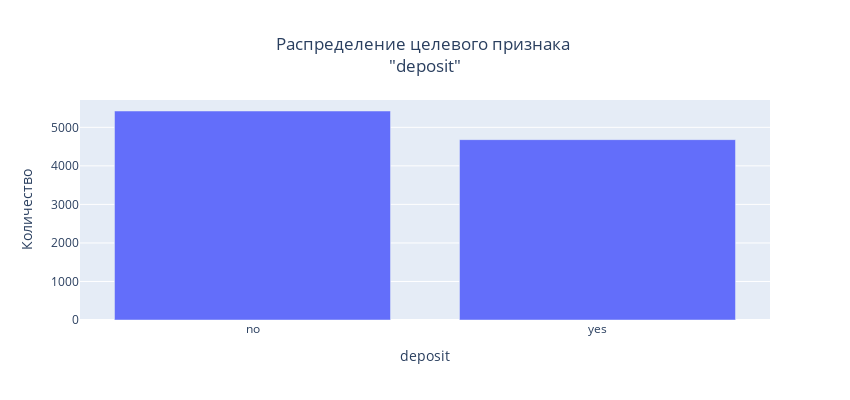

Notebook code cell kept with this figure:
### Markdown cell above
### Задание 1

### Code cell
# изучите соотношение классов в ваших данных на предмет несбалансированности, проиллюстрируйте результат
# Построение баров распределения целевого признака
fig_target = go.Figure(data=go.Bar(x=df_clients['deposit'].value_counts().index.astype(str),
                                y=df_clients['deposit'].value_counts()))
# Размер полотна
fig_target.update_layout(autosize = False, width = 850, height = 400)
# Заголовок диаграммы
fig_target.update_layout(title=f"Распределение целевого признака <br>\"deposit\"",
                        title_x=0.5, # Расположение посередине
                        xaxis_title=col, # Подпись Х
                        yaxis_title='Количество') # Подпись Y
fig_target.show()

print('Статистические данные классов целевого признака:')
display(df_clients['deposit'].value_counts(normalize=True).head(5).round(4)*100)

### Figure 1 — Plotly figure (JSON) as saved in the notebook; plotly's stock layout.template omitted (floating-point values rounded to 4 significant figures)
{"data": [{"type": "bar", "x": ["no", "yes"], "y": [5424, 4681]}], "layout": {"autosize": false, "height": 400, "title": {"text": "Распределение целевого признака <br>\"deposit\"", "x": 0.5}, "width": 850, "xaxis": {"title": {"text": "deposit"}}, "yaxis": {"title": {"text": "Количество"}}}}
